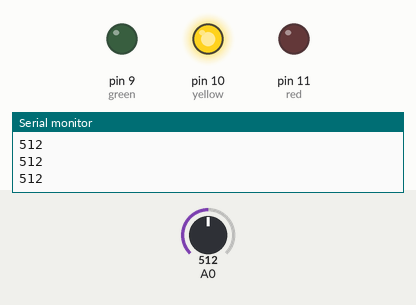
This sketch was run on a simulated Arduino Uno, built with avr-gcc and run on an emulated ATmega328P. Shown: output pins drawn as LEDs (lit = HIGH), the last lines printed to the serial monitor. The inputs (shaded band) are chosen by the test bench; at power-on: A0 = 512.

Above: at 1.2 s.
1.3 s: A0 set to 662
2.8 s: A0 set to 699
At 3.8 s:
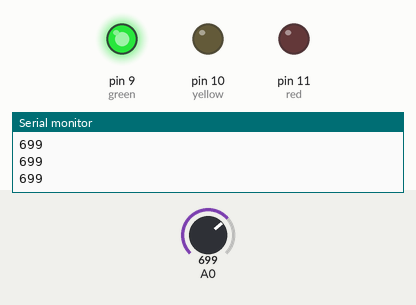
4.3 s: A0 set to 331
At 5.0 s:
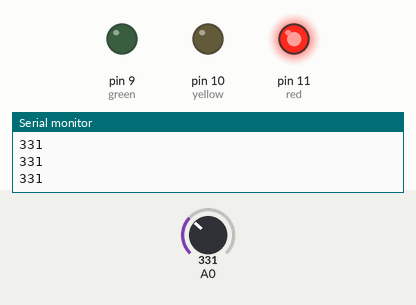
5.8 s: A0 set to 354
At 6.3 s:
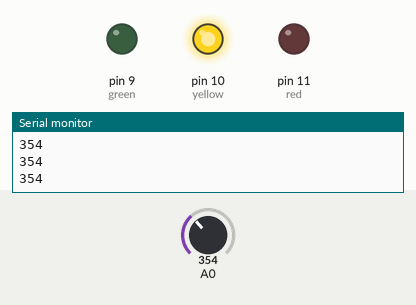
7.3 s: A0 set to 330
At 8.4 s:
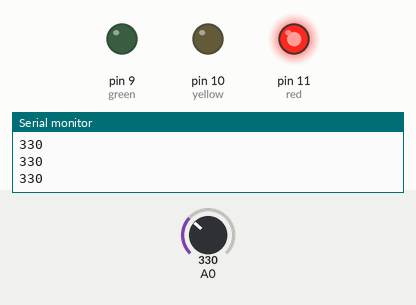
Timing chart, 0 to 9.8 s (numbered marks = the images above; inputs shaded):
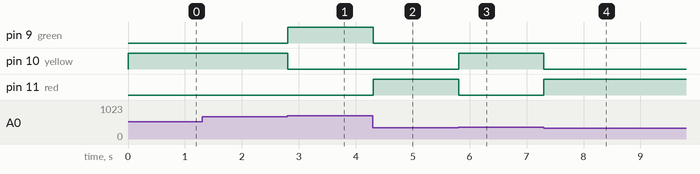

The sketch:

_2_2_2_lightsense.ino
```cpp
// make it easier to know which colour LED is on which pin number
// we also use the PWM mins (~) so we can fade LEDs later too
int red    = 11;
int yellow = 10;
int green  = 9;

// setup() runs once automatically when the arduino recieves power.
void setup() {
  // initialize serial communication at 9600 bits per second:
  Serial.begin(9600);

  //enable high current output on pins
  pinMode(red, OUTPUT);
  pinMode(yellow, OUTPUT);
  pinMode(green, OUTPUT);
}

// loop() runs automatically after setup()
void loop() {
  // read the input on analog pin 0:
  int sensorValue = analogRead(A0);

  // print out the value you read:
  Serial.println(sensorValue);

  // LOW?
  if (sensorValue < 341) {
    digitalWrite(red,    1);
    digitalWrite(yellow, 0 );
    digitalWrite(green,  0 );
  }

  // MEDIUM?
  if ((340 < sensorValue) && (sensorValue < 680)) {
    digitalWrite(red,    0);
    digitalWrite(yellow, 1);
    digitalWrite(green,  0);
  }

  // HIGH?
  if (680 < sensorValue) {
    digitalWrite(red,    0);
    digitalWrite(yellow, 0);
    digitalWrite(green,  1);
  }

  delay(10);        // delay in between reads for stability
}
```

Measured:
- the behaviour switches between 680 and 681 on A0 (found by bisection; images 0 and 1)
- the behaviour switches between 340 and 341 on A0 (found by bisection; images 2 and 3)
- after the input at 2.8 s, pin 9 (green): LOW → HIGH at once; pin 10 (yellow): HIGH → LOW at once
- after the input at 4.3 s, pin 9 (green): HIGH → LOW at once; pin 11 (red): LOW → HIGH at once
- after the input at 5.8 s, pin 10 (yellow): LOW → HIGH at once; pin 11 (red): HIGH → LOW at once
- after the input at 7.3 s, pin 10 (yellow): HIGH → LOW at once; pin 11 (red): LOW → HIGH at once
